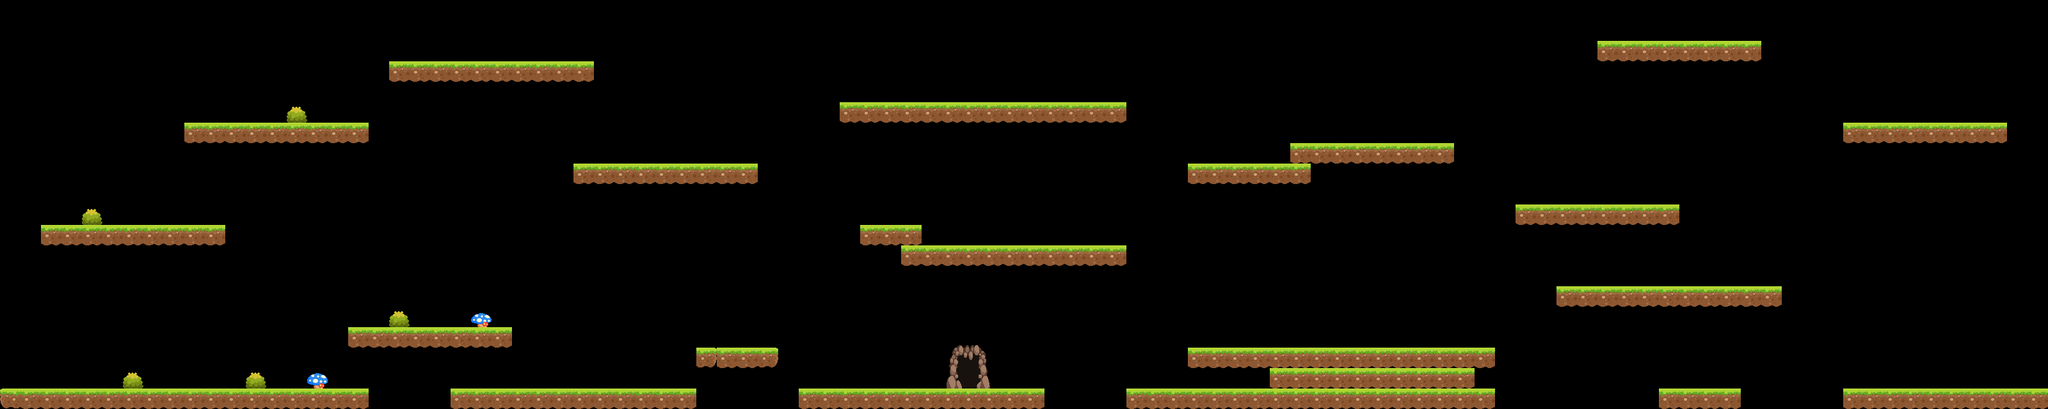

This is a level from a 2D game, rendered from its Tiled map with the project's own tilesets. A one-line summary and the map file follow, with tile-layer data summarised:
An orthogonal 100x20 tile map with 32x32 px tiles, 1 tile layer (foreground) and 41 objects (6x no_right, 6x no_left, 3x up, 2x animal_2, route_Underground, ...).

<map version="1.0" tiledversion="1.0.3" orientation="orthogonal" renderorder="right-down" width="100" height="20" tilewidth="32" tileheight="32" nextobjectid="86">
 <tileset firstgid="1" source="Hunters.tsx" />
 <layer name="foreground" width="100" height="20">
  <data>[2000 cells, 242 non-empty, 15 distinct tile ids]</data>
 </layer>
 <objectgroup name="ground_objects">
  <object id="2" x="3" y="610" width="573" height="27" />
  <object id="3" x="546" y="514" width="253" height="30" />
  <object id="4" x="705" y="610" width="382" height="30" />
  <object id="6" x="1250" y="612" width="382" height="26" />
  <object id="7" x="65" y="354" width="287" height="29" />
  <object id="8" x="290" y="195" width="287" height="29" />
  <object id="9" x="610" y="97" width="317" height="30" />
  <object id="13" x="897" y="258" width="287" height="31" />
  <object id="14" x="1762" y="612" width="221" height="26" />
  <object id="15" x="1858" y="545" width="478" height="30" />
  <object id="16" x="2591" y="612" width="129" height="26" />
  <object id="17" x="2434" y="451" width="349" height="29" />
  <object id="20" x="2880" y="611" width="319" height="27" />
  <object id="67" x="1091" y="548" width="126" height="28" />
  <object id="85" x="1" y="291" width="18" height="334" />
 </objectgroup>
 <objectgroup name="triggers">
  <object id="60" name="route_Underground" x="1516" y="580" />
 </objectgroup>
 <objectgroup name="entities">
  <object id="31" name="coin" x="362" y="488" width="11" height="16" />
  <object id="46" name="key_1" x="3028" y="593" />
  <object id="68" name="armor_1" x="207" y="561" />
  <object id="69" name="potion_1" x="111" y="592" />
  <object id="70" name="helmet_1" x="78" y="531" />
 </objectgroup>
 <objectgroup name="creatures">
  <object id="33" name="animal_1" x="258" y="321" width="30" height="30" />
  <object id="38" name="animal_2" x="599" y="462" />
  <object id="50" name="animal_2" x="465" y="592" />
  <object id="63" name="hero_Start" x="80" y="338" />
  <object id="64" name="hero_Underground" x="1431" y="594" />
 </objectgroup>
 <objectgroup name="jumppoints">
  <object id="53" name="up" x="500" y="598" />
  <object id="56" name="up" x="1062" y="606" />
  <object id="59" name="up" x="842" y="602" />
  <object id="72" name="no_right" x="567" y="603" />
  <object id="73" name="no_left" x="709" y="606" />
  <object id="74" name="no_right" x="1083" y="607" />
  <object id="75" name="no_left" x="1253" y="609" />
  <object id="76" name="no_right" x="1626" y="611" />
  <object id="78" name="no_left" x="1767" y="607" />
  <object id="79" name="no_right" x="2331" y="545" />
  <object id="80" name="no_left" x="2886" y="605" />
  <object id="81" name="no_right" x="2714" y="608" />
  <object id="82" name="no_left" x="2598" y="608" />
  <object id="83" name="no_left" x="2437" y="447" />
  <object id="84" name="no_right" x="2779" y="449" />
 </objectgroup>
</map>
